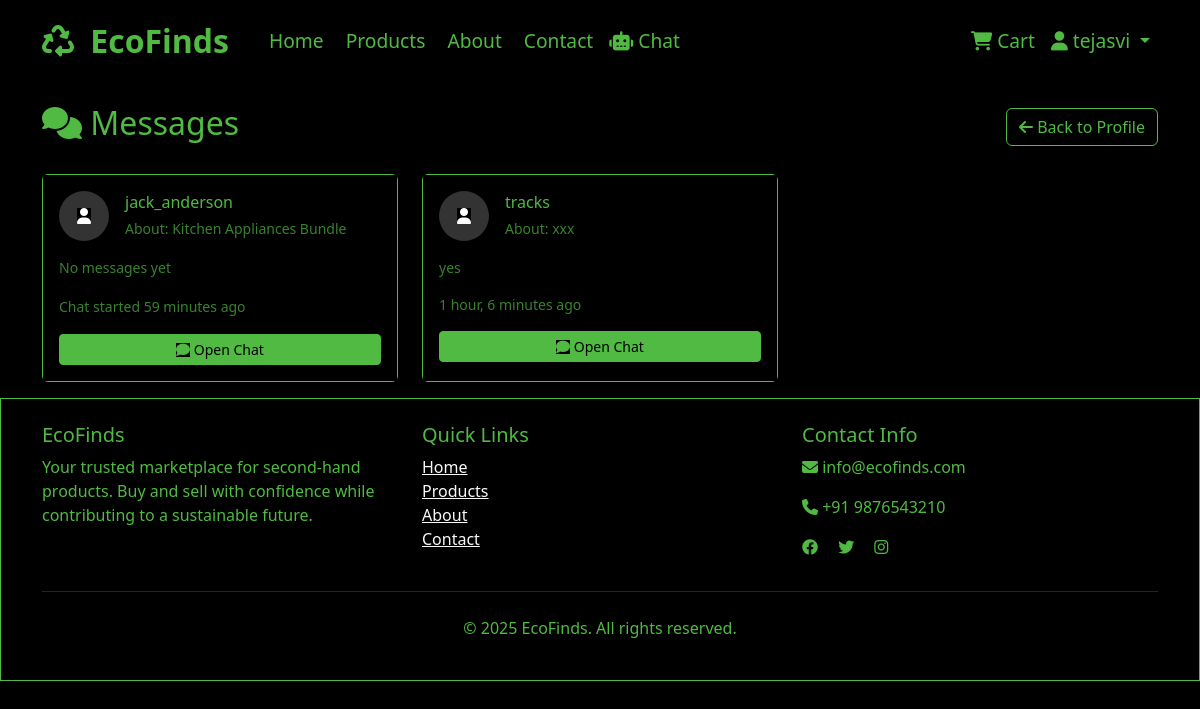
/profile/chat/ (signed in), run on the app's committed database.
### user_profile/models.py (models this page shows, shortened)
class Chat(models.Model):
    participants = models.ManyToManyField(User, related_name='chats')
    product = models.ForeignKey('products.Product', on_delete=models.CASCADE, null=True, blank=True)
    created_at = models.DateTimeField(auto_now_add=True)
    updated_at = models.DateTimeField(auto_now=True)
    is_active = models.BooleanField(default=True)
    class Meta:
        ordering = ['-updated_at']
    @property
    def last_message(self):
        return self.messages.last()

class Message(models.Model):
    chat = models.ForeignKey(Chat, on_delete=models.CASCADE, related_name='messages')
    sender = models.ForeignKey(User, on_delete=models.CASCADE)
    content = models.TextField()
    is_read = models.BooleanField(default=False)
    created_at = models.DateTimeField(auto_now_add=True)
    class Meta:
        ordering = ['created_at']

### products/models.py (models this page shows, shortened)
class Product(models.Model):
    CONDITION_CHOICES = [
        ('excellent', 'Excellent'),
        ('good', 'Good'),
        ('fair', 'Fair'),
        ('poor', 'Poor'),
    ]
    STATUS_CHOICES = [
        ('available', 'Available'),
        ('sold', 'Sold'),
        ('pending', 'Pending'),
        ('draft', 'Draft'),
    ]
    title = models.CharField(max_length=200)
    slug = models.SlugField(max_length=200, unique=True)
    description = models.TextField()
    category = models.ForeignKey(Category, on_delete=models.CASCADE, related_name='products')
    seller = models.ForeignKey(User, on_delete=models.CASCADE, related_name='products')
    price = models.DecimalField(max_digits=10, decimal_places=2, validators=[MinValueValidator(0.01)])
    original_price = models.DecimalField(max_digits=10, decimal_places=2, blank=True, null=True)
    condition = models.CharField(max_length=20, choices=CONDITION_CHOICES)
    brand = models.CharField(max_length=100, blank=True)
    model = models.CharField(max_length=100, blank=True)
    year_purchased = models.IntegerField(blank=True, null=True)
    status = models.CharField(max_length=20, choices=STATUS_CHOICES, default='available')
    is_featured = models.BooleanField(default=False)
    city = models.CharField(max_length=100)
    state = models.CharField(max_length=100)
    country = models.CharField(max_length=100, default='India')
    created_at = models.DateTimeField(auto_now_add=True)
    updated_at = models.DateTimeField(auto_now=True)
    published_at = models.DateTimeField(blank=True, null=True)
    class Meta:
        ordering = ['-created_at']

### user_profile/views.py (the view)
# urls.py: path('chat/', views.chat_list, name='chat_list'),
@login_required
def chat_list(request):
    chats = Chat.objects.filter(participants=request.user).order_by('-updated_at')
    context = {
        'chats': chats,
    }
    return render(request, 'user_profile/chat_list.html', context)

### templates/user_profile/chat_list.html (shortened to what this page needs)
{% extends 'base.html' %}
{% load static %}
{% block content %}
<div class="container mt-4">
    <div class="row">
        <div class="col-12">
            <div class="d-flex justify-content-between align-items-center mb-4">
                <h2>
                    <i class="fas fa-comments text-primary"></i> Messages
                </h2>
                <a href="{% url 'user_profile:profile_view' %}" class="btn btn-outline-secondary">
                    <i class="fas fa-arrow-left"></i> Back to Profile
                </a>
            </div>
            {% if chats %}
                <div class="row">
                    {% for chat in chats %}
                    <div class="col-md-6 col-lg-4 mb-3">
                        <div class="card h-100">
                            <div class="card-body">
                                <div class="d-flex align-items-center mb-3">
                                    <div class="rounded-circle bg-secondary d-flex align-items-center justify-content-center me-3" style="width: 50px; height: 50px;">
                                        <i class="fas fa-user text-white"></i>
                                    </div>
                                    <div class="flex-grow-1">
                                        <h6 class="mb-1">
                                            {% for participant in chat.participants.all %}
                                                {% if participant != user %}
                                                    {{ participant.username }}
                                                {% endif %}
                                            {% endfor %}
                                        </h6>
                                        {% if chat.product %}
                                            <small class="text-muted">About: {{ chat.product.title|truncatechars:30 }}</small>
                                        {% endif %}
                                    </div>
                                </div>
                                {% if chat.last_message %}
                                    <p class="text-muted small mb-3">{{ chat.last_message.content|truncatechars:80 }}</p>
                                    <div class="d-flex justify-content-between align-items-center">
                                        <small class="text-muted">{{ chat.last_message.created_at|timesince }} ago</small>
                                    </div>
                                {% else %}
                                    <p class="text-muted small mb-3">No messages yet</p>
                                    <small class="text-muted">Chat started {{ chat.created_at|timesince }} ago</small>
                                {% endif %}
                                <div class="mt-3">
                                    <a href="{% url 'user_profile:chat_detail' chat.id %}" class="btn btn-primary btn-sm w-100">
                                        <i class="fas fa-comment"></i> Open Chat
                                    </a>
                                </div>
                            </div>
                        </div>
                    </div>
                    {% endfor %}
                </div>
            {% endif %}
        </div>
    </div>
</div>
{% endblock %}

### templates/base.html (shortened to what this page needs)
{% load static %}
<!DOCTYPE html>
<html lang="en">
<head>
    <link href="https://cdn.jsdelivr.net/npm/bootstrap@5.3.0/dist/css/bootstrap.min.css" rel="stylesheet">
    <link href="https://cdnjs.cloudflare.com/ajax/libs/font-awesome/6.4.0/css/all.min.css" rel="stylesheet">
</head>
<body>
    <nav class="navbar navbar-expand-lg bar">
        <div class="container">
            <a class="navbar-brand" style="font-size: 2rem;" href="{% url 'main:home' %}">
                <i class="fas fa-recycle" style="margin-right: 8px;"></i> EcoFinds
            </a>
            <div class="collapse navbar-collapse" id="navbarNav">
                <ul class="navbar-nav me-auto" style="padding-left: 10px;">
                    <li class="nav-item navbtn">
                        <a class="nav-link" href="{% url 'main:home' %}">Home</a>
                    </li>
                    <li class="nav-item navbtn">
                        <a class="nav-link" href="{% url 'products:product_list' %}">Products</a>
                    </li>
                    <li class="nav-item navbtn">
                        <a class="nav-link" href="{% url 'main:about' %}">About</a>
                    </li>
                    <li class="nav-item navbtn">
                        <a class="nav-link" href="{% url 'main:contact' %}">Contact</a>
                    </li>
                    <li class="nav-item">
                        <a class="nav-link" href="{% url 'chatbot:chat_view' %}">
                            <i class="fas fa-robot"></i> Chat
                        </a>
                    </li>
                </ul>
                <ul class="navbar-nav">
                    {% if user.is_authenticated %}
                        <li class="nav-item">
                            <a class="nav-link" href="{% url 'main:cart' %}">
                                <i class="fas fa-shopping-cart"></i> Cart
                            </a>
                        </li>
                        <li class="nav-item dropdown">
                            <a class="nav-link dropdown-toggle" href="#" id="navbarDropdown" role="button" data-bs-toggle="dropdown">
                                <i class="fas fa-user"></i> {{ user.first_name|default:user.username }}
                            </a>
                        </li>
                    {% endif %}
                </ul>
            </div>
        </div>
    </nav>
    <main>
        {% block content %}{% endblock %}
    </main>
    <footer class="footer py-4">
        <div class="container">
            <div class="row">
                <div class="col-md-4">
                    <h5>EcoFinds</h5>
                    <p>Your trusted marketplace for second-hand products. Buy and sell with confidence while contributing to a sustainable future.</p>
                </div>
                <div class="col-md-4">
                    <h5>Quick Links</h5>
                    <ul class="list-unstyled">
                        <li><a href="{% url 'main:home' %}" class="text-light">Home</a></li>
                        <li><a href="{% url 'products:product_list' %}" class="text-light">Products</a></li>
                        <li><a href="{% url 'main:about' %}" class="text-light">About</a></li>
                        <li><a href="{% url 'main:contact' %}" class="text-light">Contact</a></li>
                    </ul>
                </div>
                <div class="col-md-4">
                    <h5>Contact Info</h5>
                    <p><i class="fas fa-envelope"></i> info@ecofinds.com</p>
                    <p><i class="fas fa-phone"></i> +91 9876543210</p>
                    <div class="social-links">
                        <a href="#" class="text-light me-3"><i class="fab fa-facebook"></i></a>
                        <a href="#" class="text-light me-3"><i class="fab fa-twitter"></i></a>
                        <a href="#" class="text-light me-3"><i class="fab fa-instagram"></i></a>
                    </div>
                </div>
            </div>
            <hr class="my-4">
            <div class="text-center">
                <p>&copy; 2025 EcoFinds. All rights reserved.</p>
            </div>
        </div>
    </footer>
</body>
</html>

### templates/base.html (style rules this page uses)
* { background-color: black; color:#50ba42; }
.navbar { background-color: black !important; }
.navbar-nav { background-color: black !important; }
.navbar-nav .nav-link { color: #50ba42 !important; background-color: black !important; }
.navbtn { padding-left: 6px; text-align: center; color: #50ba42 !important; background-color: black !important; }
.navbar-brand { color: #50ba42 !important; background-color: black !important; }
.bar { height: 80px; padding-top: 10px; font-size: 1.2rem; color: #50ba42; }
.navbar-brand { font-weight: bold; color: #50ba42; }
.btn-primary { background-color: #2d5a27; border-color: #2d5a27; }
.card { transition: transform 0.2s; }
.footer { border: 1px solid #50ba42; }

### templates/user_profile/chat_list.html (style rules this page uses)
body { background-color: black !important; color: #50ba42 !important; }
.container { background-color: black !important; color: #50ba42 !important; }
.card { background-color: black !important; color: #50ba42 !important; border: 1px solid #50ba42 !important; }
.card-body { background-color: black !important; color: #50ba42 !important; }
.text-muted { color: #50ba42 !important; opacity: 0.7; }
.text-primary { color: #50ba42 !important; }
.btn-outline-secondary { border-color: #50ba42 !important; color: #50ba42 !important; }
.btn-primary { background-color: #50ba42 !important; border-color: #50ba42 !important; color: black !important; }
.bg-secondary { background-color: #333 !important; }
.card { border: 1px solid #dee2e6; transition: box-shadow 0.15s ease-in-out; }

### data on the page
Chat: product "Kitchen Appliances Bundle", created_at "59 minutes"
Chat: product "xxx", last_message.content "yes", last_message.created_at "1 hour, 6 minutes"

### other printed values
{{ user.first_name|default:user.username }} "tejasvi"
{{ participant.username }} "jack_anderson"
{{ participant.username }} "tracks"
